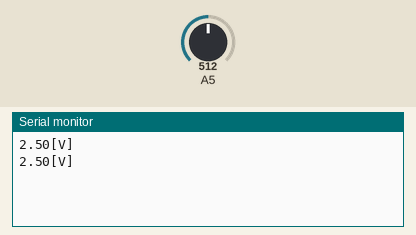
The sketch below on a simulated Arduino Uno, built with avr-gcc and run on an emulated ATmega328P. Shown: the last lines printed to the serial monitor. Inputs (shaded band) come from the test bench; at power-on: A5 = 512.

Above: at 2.8 s.
2.9 s: A5 set to 716
At 4.4 s:
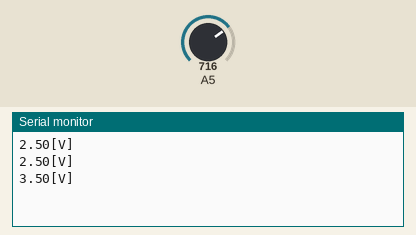
5.6 s: A5 set to 900
At 7.1 s:
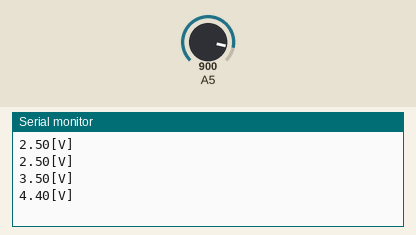
Timing chart, 0 to 8.6 s (numbered marks = the images above; inputs shaded):
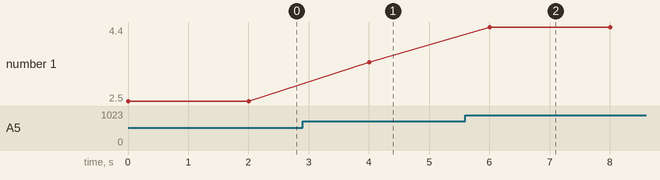

The sketch:

sketch.ino
```cpp
/******************************************************************
* Analog Reading
******************************************************************/

//  Global Variables

const int analogPin = 5;
volatile int value  = 0;    //  A value from 0 - 1023
volatile float voltage = 0; //  A voltage

// R1 = R2 = 12 kOhm
// Expected output voltage is R2/(R1+R2)5=60.6 mV
// Measured before plugging everything in was 60.9 mV

void setup()
{
  //  We'll need Serial to see the voltage
  Serial.begin(9600);
}

void loop()
{
  //  Voltage divider at analog pin 5
  value = analogRead(A5);
  //  analogRead returns values from 0-1023
  voltage = value*(5/1023.0);
  Serial.print(voltage);
  Serial.println("[V]");
  //  output was 0.05 V for R2 to ground and R1 to node
  //  If reversed; 4.95 V was measured.
  delay(2000);
}
```

Measured:
- after the input at 2.9 s, the serial monitor: prints a new line after 1.1 s (image 1)
- after the input at 5.6 s, the serial monitor: prints a new line after 0.40 s (image 2)
- plotted number 1: 2.5 → 3.5 after the input at 2.9 s, 3.5 → 4.4 after the input at 5.6 s
